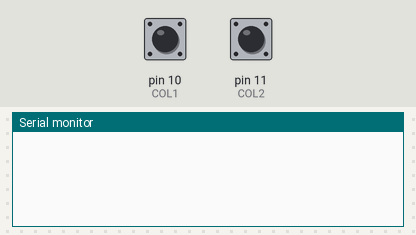
Simulated run of this sketch. Board: Arduino Uno, built with avr-gcc and run on an emulated ATmega328P. Parts: the last lines printed to the serial monitor. The inputs (shaded band) are chosen by the test bench; at power-on: pin 10 (COL1) HIGH, pin 11 (COL2) HIGH.

Above: at 1.2 s.
1.3 s: pin 10 (COL1) pulled LOW for 0.15 s
At 2.5 s:
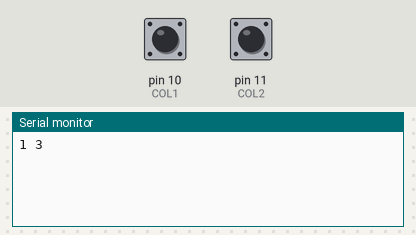
2.9 s: pin 11 (COL2) pulled LOW for 0.15 s
At 3.8 s:
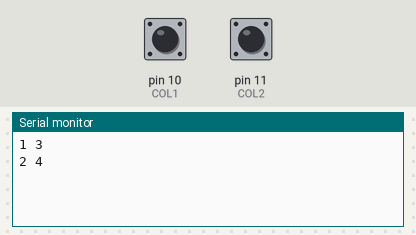
4.5 s: pin 10 (COL1) driven LOW and pin 11 (COL2) driven LOW
At 4.76 s:
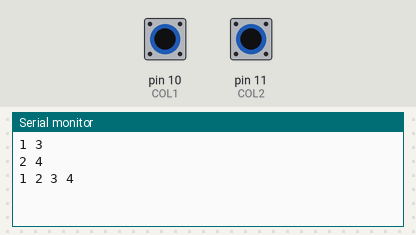

Measured:
- after the input at 1.3 s, the serial monitor: prints a new line after 0.10 s (image 1)
- after the input at 2.9 s, the serial monitor: prints a new line after 0.10 s (image 2)
- after the input at 4.5 s, the serial monitor: prints a new line after 0.10 s (image 3)

The sketch:

ButtonMatrix.ino
```cpp
#define ROW1 8
#define ROW2 9
#define COL1 10
#define COL2 11

void setup()
{
  pinMode(ROW1, OUTPUT);
  pinMode(ROW2, OUTPUT);
  pinMode(COL1, INPUT_PULLUP);
  pinMode(COL2, INPUT_PULLUP);

  Serial.begin(9600);
}

String buttons = "";

void loop()
{
  for (int row = 0; row < 2; row++) {
    int currentRowPin = (row == 0) ? ROW1 : ROW2;
    int otherRowPin = (row == 0) ? ROW2 : ROW1;
    digitalWrite(currentRowPin, LOW);
    digitalWrite(otherRowPin, HIGH);

    if(digitalRead(COL1) == LOW){
      buttons += (row == 0) ? "1 " : "3 ";
    }
    if(digitalRead(COL2) == LOW){
      buttons += (row == 0) ? "2 " : "4 ";
    }
  }

  if(buttons != ""){
    Serial.println(buttons);
    buttons = "";
  }

  delay(200);
}
```
